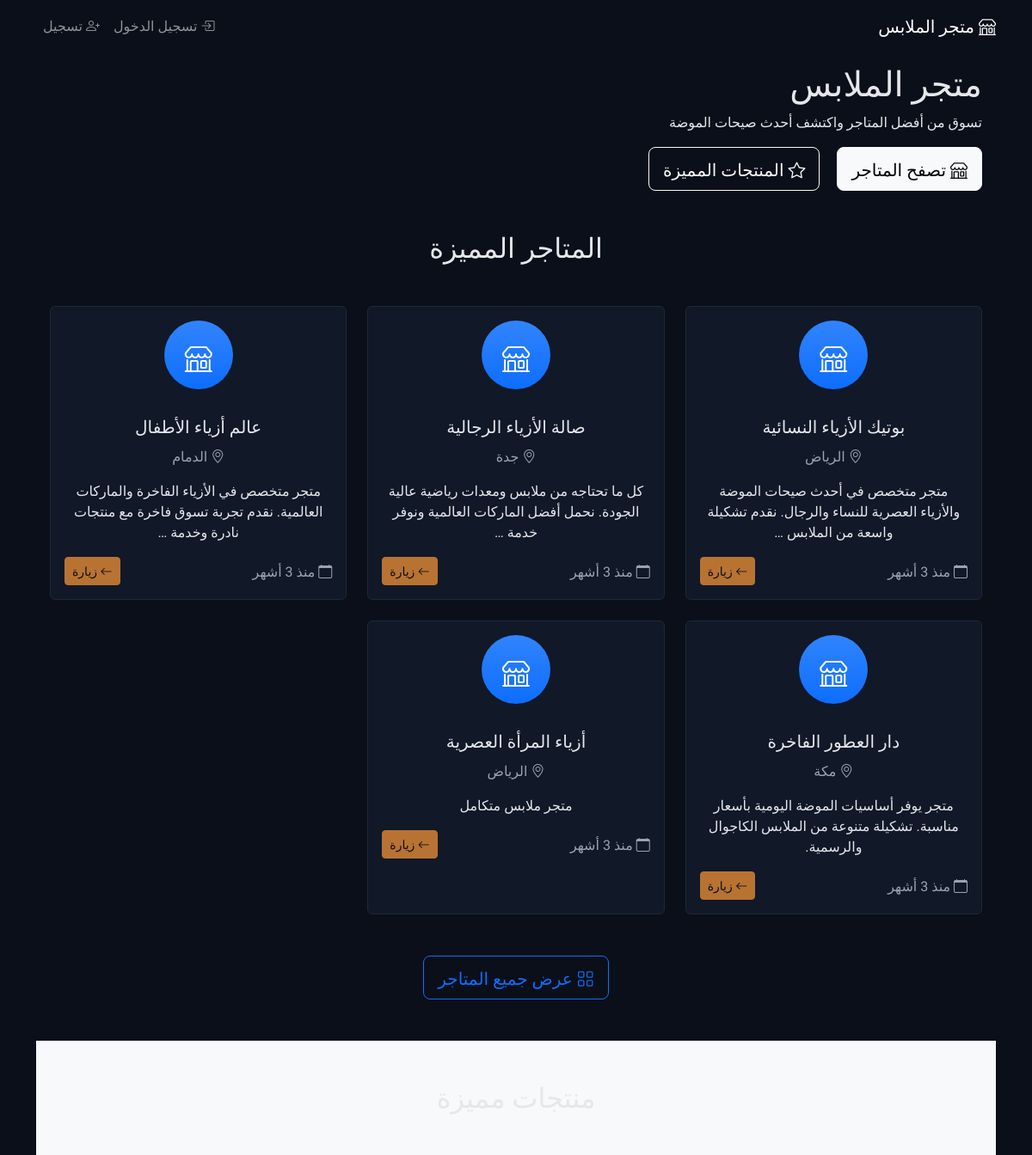
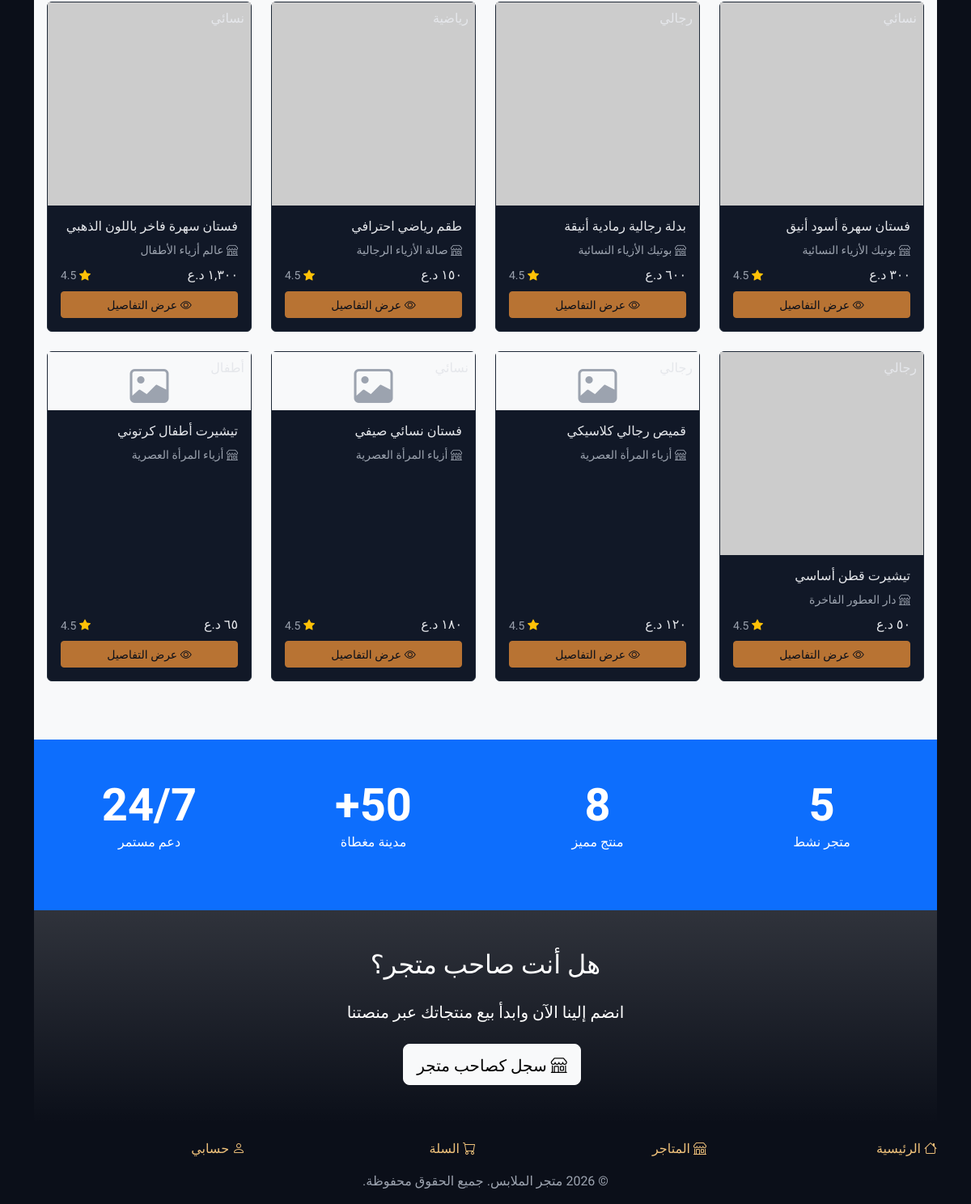
/classic/, run on an earlier commit of the app's database (2 pictures, top to bottom).
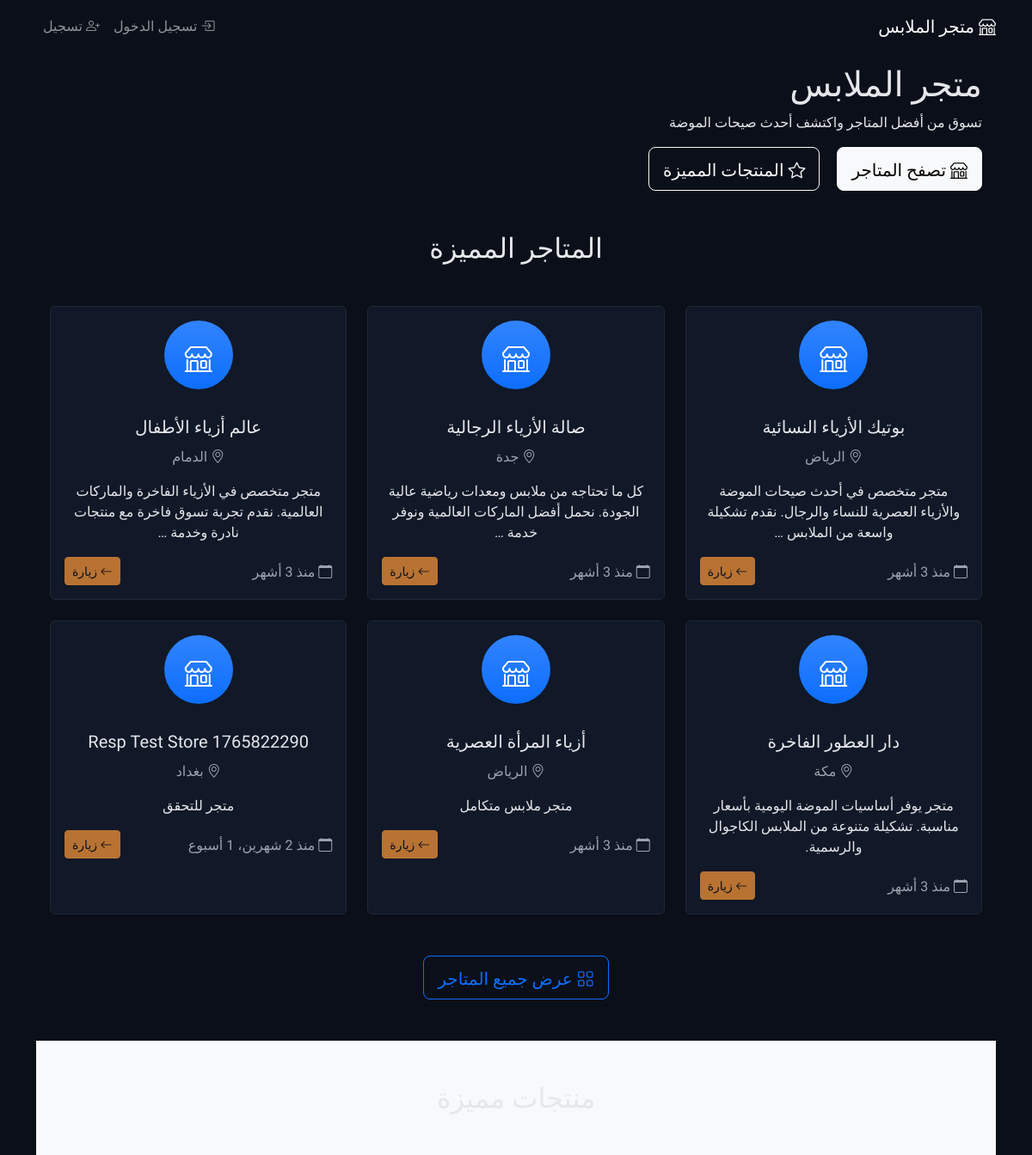
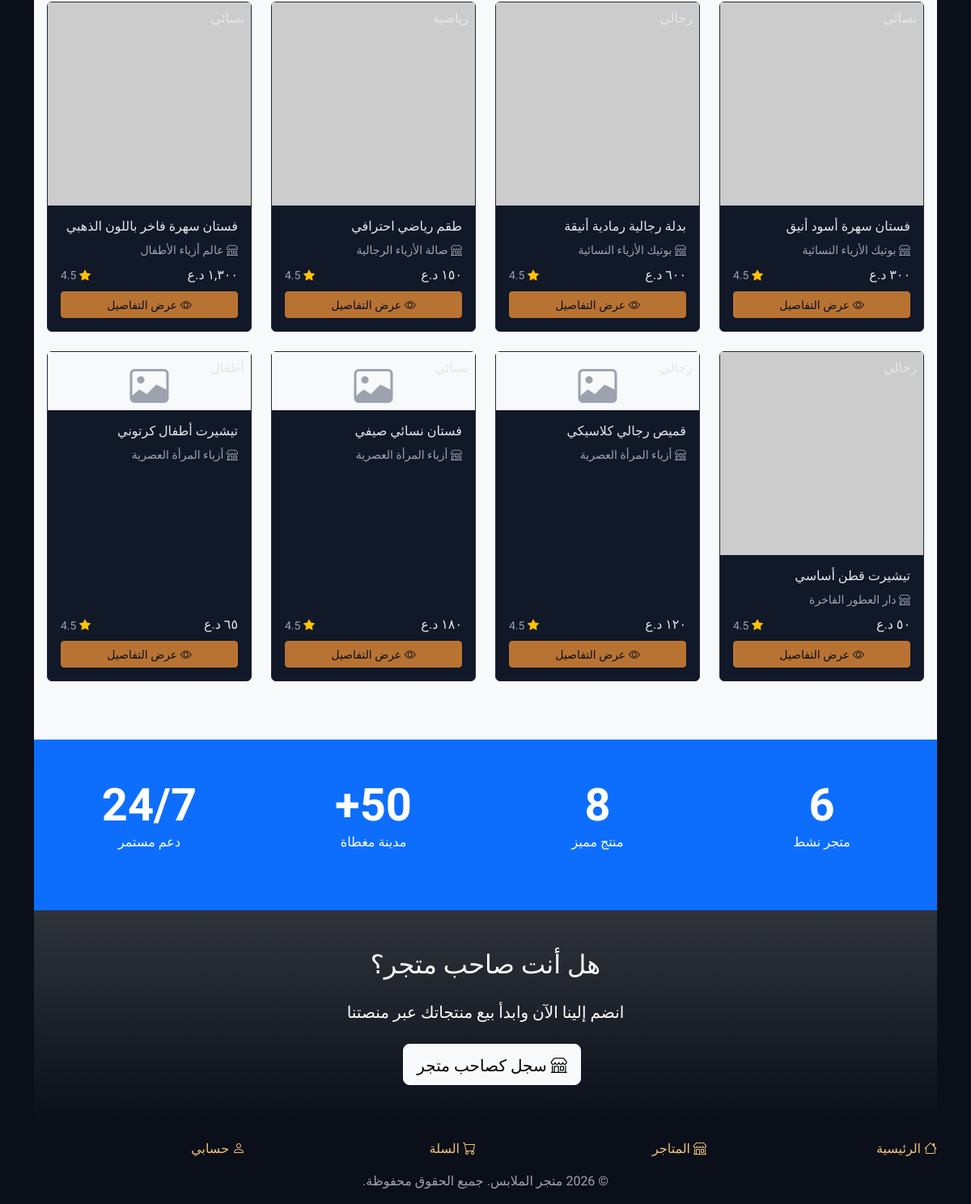
And on a later commit of the database (2 pictures, top to bottom).
### core/models.py (models this page shows, shortened)
class Store(models.Model):
    CATEGORY_CHOICES = [
        ('women', 'ملابس نسائية'),
        ('men', 'ملابس رجالية'),
        ('kids', 'ملابس أطفال'),
        ('perfumes', 'عطور'),
        ('cosmetics', 'كوزمتك'),
        ('watches', 'ساعات'),
        ('shoes', 'أحذية'),
        ('clothing', 'ملابس عامة'),
    ]
    owner = models.ForeignKey(User, on_delete=models.SET_NULL, null=True, blank=True, limit_choices_to={'role': 'store_admin'})
    name = models.CharField(max_length=200)
    city = models.CharField(max_length=100)
    address = models.TextField()
    description = models.TextField(blank=True)
    logo = models.ImageField(upload_to='stores/', blank=True, null=True)
    category = models.CharField(max_length=20, choices=CATEGORY_CHOICES, default='clothing')
    is_active = models.BooleanField(default=True)
    created_at = models.DateTimeField(auto_now_add=True)
    rating = models.DecimalField(max_digits=3, decimal_places=2, default=0.0)
    delivery_time = models.CharField(max_length=50, default='30-45 دقيقة')
    delivery_fee = models.DecimalField(max_digits=10, decimal_places=2, default=1000.00)
    status = models.CharField(max_length=10, choices=[('DRAFT','مسودة'),('ACTIVE','نشط'),('DISABLED','غير نشط')], default='ACTIVE')
    primary_color = models.CharField(max_length=7, blank=True, default='')
    secondary_color = models.CharField(max_length=7, blank=True, default='')
    free_delivery_threshold = models.DecimalField(max_digits=10, decimal_places=2, null=True, blank=True)
    currency = models.CharField(max_length=10, default='IQD')
    owner_phone = models.CharField(max_length=20, blank=True, default='')
    owner_contact_name = models.CharField(max_length=100, blank=True, default='')
    owner_profile = models.ForeignKey('StoreOwner', on_delete=models.SET_NULL, null=True, blank=True)
    owner_user = models.ForeignKey(User, on_delete=models.SET_NULL, null=True, blank=True, related_name='owned_store')
    delivery_time_value = models.PositiveIntegerField(default=0)
    delivery_time_unit = models.CharField(max_length=10, choices=[('hour','ساعة'),('day','يوم')], blank=True, default='')
    latitude = models.DecimalField(max_digits=9, decimal_places=6, blank=True, null=True)
    longitude = models.DecimalField(max_digits=9, decimal_places=6, blank=True, null=True)
    formatted_address = models.TextField(blank=True)
    negotiation_enabled = models.BooleanField(default=True)
    negotiation_max_price = models.DecimalField(max_digits=10, decimal_places=2, null=True, blank=True)

class Product(models.Model):
    CATEGORY_CHOICES = [
        ('men', 'رجالي'),
        ('women', 'نسائي'),
        ('kids', 'أطفال'),
        ('cosmetics', 'كوزمتك'),
        ('perfumes', 'عطور'),
        ('sports', 'رياضية'),
        ('casual', 'كاجوال'),
        ('formal', 'رسمية'),
        ('accessories', 'إكسسوارات'),
        ('watches', 'ساعات'),
        ('shoes', 'أحذية'),
    ]
    store = models.ForeignKey(Store, on_delete=models.CASCADE)
    name = models.CharField(max_length=200)
    description = models.TextField()
    base_price = models.DecimalField(max_digits=10, decimal_places=2)
    discount_price = models.DecimalField(max_digits=10, decimal_places=2, null=True, blank=True)
    allow_negotiation = models.BooleanField(default=True)
    minimum_acceptable_price = models.DecimalField(max_digits=10, decimal_places=2, null=True, blank=True)
    alert_note = models.TextField(blank=True, default='')
    show_store_rating = models.BooleanField(default=True)
    category = models.CharField(max_length=20, choices=CATEGORY_CHOICES)
    SIZE_TYPE_CHOICES = [
        ('symbolic', 'رمزية'),
        ('numeric', 'رقمية'),
        ('none', 'بدون'),
    ]
    size_type = models.CharField(max_length=10, choices=SIZE_TYPE_CHOICES, default='symbolic')
    FIT_TYPE_CHOICES = [
        ('small', 'قالب صغير'),
        ('standard', 'قالب قياسي'),
        ('oversized', 'قالب واسع'),
    ]
    fit_type = models.CharField(max_length=10, choices=FIT_TYPE_CHOICES, default='standard')
    is_active = models.BooleanField(default=True)
    status = models.CharField(max_length=10, choices=[('DRAFT','مسودة'),('ACTIVE','نشط'),('DISABLED','غير نشط')], default='DRAFT', db_index=True)
    is_featured = models.BooleanField(default=False)
    rating = models.DecimalField(max_digits=3, decimal_places=2, default=0.0)
    created_at = models.DateTimeField(auto_now_add=True)
    class Meta:
        indexes = [
            models.Index(fields=['status']),
            models.Index(fields=['store']),
        ]
    @property
    def main_image(self):
        return self.images.filter(is_main=True).first()

### core/views.py (the view)
# urls.py: path('', views.hybrid_home, name='home'),
@ensure_csrf_cookie
def home(request):
    site_settings, created = SiteSettings.objects.get_or_create(id=1)
    stores = Store.objects.filter(is_active=True)[:site_settings.featured_stores_count]
    products = Product.objects.filter(is_active=True).select_related('store').prefetch_related('images')[:site_settings.featured_products_count]
    context = {
        'stores': stores,
        'products': products,
        'site_settings': site_settings,
    }
    response = render(request, 'home.html', context)
    try:
        if not request.COOKIES.get('visitor_id'):
            site_settings.visitor_count = (site_settings.visitor_count or 0) + 1
            site_settings.save()
            response.set_cookie('visitor_id', str(uuid.uuid4()), max_age=31536000)
    except Exception:
        pass
    return response

### core/context_processors.py (called while the page is built)
def site_settings(request):
    try:
        settings_obj, created = SiteSettings.objects.get_or_create(id=1)
    except Exception:
        settings_obj = SimpleNamespace(site_name='متجر الملابس', phone='', email='', theme='dark')
    features = dict(getattr(settings, 'FEATURE_FLAGS', {}) or {})
    features.setdefault('NEGOTIATION_ENABLED', True)
    cached = cache.get('feature_flags_cache')
    if cached is None:
        try:
            objs = FeatureFlag.objects.all()
            cached = {o.key: bool(o.enabled) for o in objs}
        except Exception:
            cached = {}
        cache.set('feature_flags_cache', cached, 300)
    for k, v in (cached or {}).items():
        features[k] = v
    return {'settings': settings_obj, 'features': features}

### core/models.py (called while the page is built, shortened)
    def get_image_url(self):
        try:
            if self.image_url:
                return self.image_url
        except Exception:
            return 'https://placehold.co/300x300?text=Image'

### core/templatetags/math_filters.py (called while the page is built)
def _to_arabic_indic(s: str) -> str:
    return ''.join(ARABIC_INDIC_MAP.get(ch, ch) for ch in s)

### core/templates/home.html (shortened to what the changed rows need)
{% extends 'base.html' %}
{% load math_filters %}
{% block content %}
<section class="hero-section">
    <div class="hero-content">
        <div class="container-fluid px-0">
            <div class="container container-desktop-only px-3">
                <h1 class="hero-title animate__animated animate__fadeInUp">{{ site_settings.site_name }}</h1>
            </div>
        </div>
    </div>
</section>
{% if stores %}
<section class="py-5">
    <div class="container-fluid px-0">
        <div class="container container-desktop-only px-3">
            <div class="section-title">
                <h2 class="text-center mb-5">المتاجر المميزة</h2>
            </div>
            <div class="row">
                {% for store in stores %}
                <div class="col-lg-4 col-md-6 mb-4">
                    <div class="card store-card h-100">
                        <div class="card-body text-center">
                            <div class="mb-3">
                                <div class="bg-primary bg-gradient rounded-circle d-inline-flex align-items-center justify-content-center mb-3" style="width: 80px; height: 80px;">
                                    <i class="bi bi-shop text-white" style="font-size: 2rem;"></i>
                                </div>
                            </div>
                            <h5 class="card-title">{{ store.name }}</h5>
                            <p class="card-text text-muted">
                                <i class="bi bi-geo-alt"></i> {{ store.city }}
                            </p>
                            {% if store.description %}
                            <p class="card-text">{{ store.description|truncatewords:15 }}</p>
                            {% endif %}
                            <div class="d-flex justify-content-between align-items-center">
                                <span class="text-muted">
                                    <i class="bi bi-calendar"></i> منذ {{ store.created_at|timesince }}
                                </span>
                                <a href="{% url 'store_detail' store.id %}" class="btn btn-primary btn-sm">
                                    <i class="bi bi-arrow-left"></i> زيارة
                                </a>
                            </div>
                        </div>
                    </div>
                </div>
                {% endfor %}
            </div>
        </div>
    </div>
</section>
{% endif %}
{% if products %}
<section class="py-5 bg-light" id="featured-products">
    <div class="container-fluid px-0">
        <div class="container container-desktop-only px-3">
            <div class="section-title">
                <h2 class="text-center mb-5">منتجات مميزة</h2>
            </div>
            <div class="row mobile-chunked-grid" data-chunk-size="4">
                {% for product in products %}
                <div class="col-6 col-sm-6 col-md-4 col-lg-3 mb-4">
                    <div class="card product-card h-100 position-relative">
                        <div class="position-relative overflow-hidden">
                            {% if product.main_image %}
                                {% with url=product.main_image.get_image_url %}
                                    {% if url %}
                                        <a href="{% url 'product_detail' product.id %}" aria-label="عرض {{ product.name }}">
                                            <img src="{{ url }}" class="product-image w-100" alt="{{ product.name }}" onerror="this.onerror=null;this.src='https://placehold.co/300x300?text=Image'">
                                        </a>
                                    {% else %}
                                        <a href="{% url 'product_detail' product.id %}" aria-label="عرض {{ product.name }}" class="d-block">
                                            <div class="bg-light d-flex align-items-center justify-content-center product-image w-100">
                                                <i class="bi bi-image text-muted" style="font-size: 3rem;"></i>
                                            </div>
                                        </a>
                                    {% endif %}
                                {% endwith %}
                            {% else %}
                                <a href="{% url 'product_detail' product.id %}" aria-label="عرض {{ product.name }}" class="d-block">
                                    <div class="bg-light d-flex align-items-center justify-content-center product-image w-100">
                                        <i class="bi bi-image text-muted" style="font-size: 3rem;"></i>
                                    </div>
                                </a>
                            {% endif %}
                            <div class="position-absolute top-0 start-0 m-2">
                                <span class="category-badge">
                                    {{ product.get_category_display }}
                                </span>
                            </div>
                        </div>
                        <div class="card-body d-flex flex-column">
                            <h6 class="card-title">
                                <a href="{% url 'product_detail' product.id %}" class="text-decoration-none" style="color: inherit;">
                                    {{ product.name|truncatechars:30 }}
                                </a>
                            </h6>
                            <p class="card-text text-muted small mb-2">
                                <i class="bi bi-shop"></i> {{ product.store.name }}
                            </p>
                            <div class="mt-auto">
                                <div class="d-flex justify-content-between align-items-center mb-2">
                                    <span class="price-tag">{{ product.base_price|iqd }}</span>
                                    <small class="text-muted">
                                        <i class="bi bi-star-fill text-warning"></i> 4.5
                                    </small>
                                </div>
                                <div class="d-grid">
                                    <a href="{% url 'product_detail' product.id %}" class="btn btn-primary btn-sm" onclick="event.stopPropagation()">
                                        <i class="bi bi-eye"></i> عرض التفاصيل
                                    </a>
                                </div>
                            </div>
                        </div>
                    </div>
                </div>
                {% endfor %}
            </div>
        </div>
    </div>
</section>
{% endif %}
<section class="py-5 bg-primary text-white">
    <div class="container-fluid px-0">
        <div class="container container-desktop-only px-3">
            <div class="row text-center">
                <div class="col-md-3 mb-4">
                    <div class="display-4 fw-bold">{{ stores|length }}</div>
                    <p class="mb-0">متجر نشط</p>
                </div>
            </div>
        </div>
    </div>
</section>
<section class="py-5 bg-gradient text-center" style="background: linear-gradient(135deg, var(--secondary-color) 0%, var(--accent-color) 100%);">
    <div class="container-fluid px-0">
        <div class="container container-desktop-only px-3">
            <h2 class="mb-4 text-white">هل أنت صاحب متجر؟</h2>
        </div>
    </div>
</section>
{% endblock %}
{% block extra_js %}
<link rel="stylesheet" href="https://cdnjs.cloudflare.com/ajax/libs/animate.css/4.1.1/animate.min.css">
{% endblock %}

What changed in the data, as far as the page shows it:
added Store: name "Resp Test Store 1765822290", city "بغداد", description "متجر للتحقق", created_at "2 شهرين، 1 أسبوع"
Also different on the page:
{{ stores|length }}: "5" → "6"
